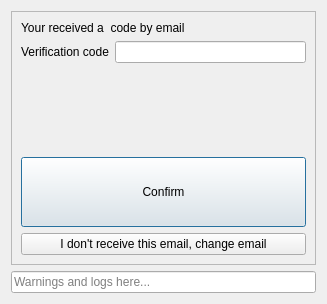
<?xml version="1.0" encoding="UTF-8"?>
<ui version="4.0">
 <class>Dialog</class>
 <widget class="QDialog" name="Dialog">
  <property name="geometry">
   <rect>
    <x>0</x>
    <y>0</y>
    <width>327</width>
    <height>304</height>
   </rect>
  </property>
  <property name="windowTitle">
   <string>Dialog</string>
  </property>
  <layout class="QVBoxLayout" name="verticalLayout">
   <item>
    <widget class="QFrame" name="frame">
     <property name="frameShape">
      <enum>QFrame::StyledPanel</enum>
     </property>
     <property name="frameShadow">
      <enum>QFrame::Raised</enum>
     </property>
     <layout class="QVBoxLayout" name="verticalLayout_2">
      <item>
       <widget class="QLabel" name="label">
        <property name="text">
         <string>Your received a  code by email</string>
        </property>
       </widget>
      </item>
      <item>
       <layout class="QFormLayout" name="formLayout">
        <item row="0" column="1">
         <widget class="QLineEdit" name="verification_lineEdit">
          <property name="focusPolicy">
           <enum>Qt::WheelFocus</enum>
          </property>
         </widget>
        </item>
        <item row="0" column="0">
         <widget class="QLabel" name="label_2">
          <property name="text">
           <string>Verification code</string>
          </property>
         </widget>
        </item>
       </layout>
      </item>
      <item>
       <spacer name="verticalSpacer_2">
        <property name="orientation">
         <enum>Qt::Vertical</enum>
        </property>
        <property name="sizeHint" stdset="0">
         <size>
          <width>20</width>
          <height>34</height>
         </size>
        </property>
       </spacer>
      </item>
      <item>
       <widget class="QPushButton" name="confirm_pushButton">
        <property name="minimumSize">
         <size>
          <width>0</width>
          <height>70</height>
         </size>
        </property>
        <property name="maximumSize">
         <size>
          <width>16777215</width>
          <height>70</height>
         </size>
        </property>
        <property name="text">
         <string>Confirm</string>
        </property>
       </widget>
      </item>
      <item>
       <widget class="QPushButton" name="recover_pushButton">
        <property name="text">
         <string>I don't receive this email, change email</string>
        </property>
       </widget>
      </item>
     </layout>
    </widget>
   </item>
   <item>
    <widget class="QFrame" name="log_frame">
     <layout class="QHBoxLayout" name="log_layout">
      <property name="spacing">
       <number>0</number>
      </property>
      <property name="leftMargin">
       <number>0</number>
      </property>
      <property name="topMargin">
       <number>0</number>
      </property>
      <property name="rightMargin">
       <number>0</number>
      </property>
      <property name="bottomMargin">
       <number>0</number>
      </property>
      <item>
       <widget class="QLineEdit" name="log_lineEdit">
        <property name="readOnly">
         <bool>true</bool>
        </property>
        <property name="placeholderText">
         <string>Warnings and logs here...</string>
        </property>
       </widget>
      </item>
     </layout>
    </widget>
   </item>
  </layout>
 </widget>
 <resources/>
 <connections>
  <connection>
   <sender>recover_pushButton</sender>
   <signal>clicked()</signal>
   <receiver>Dialog</receiver>
   <slot>reject()</slot>
   <hints>
    <hint type="sourcelabel">
     <x>163</x>
     <y>237</y>
    </hint>
    <hint type="destinationlabel">
     <x>163</x>
     <y>151</y>
    </hint>
   </hints>
  </connection>
 </connections>
</ui>
